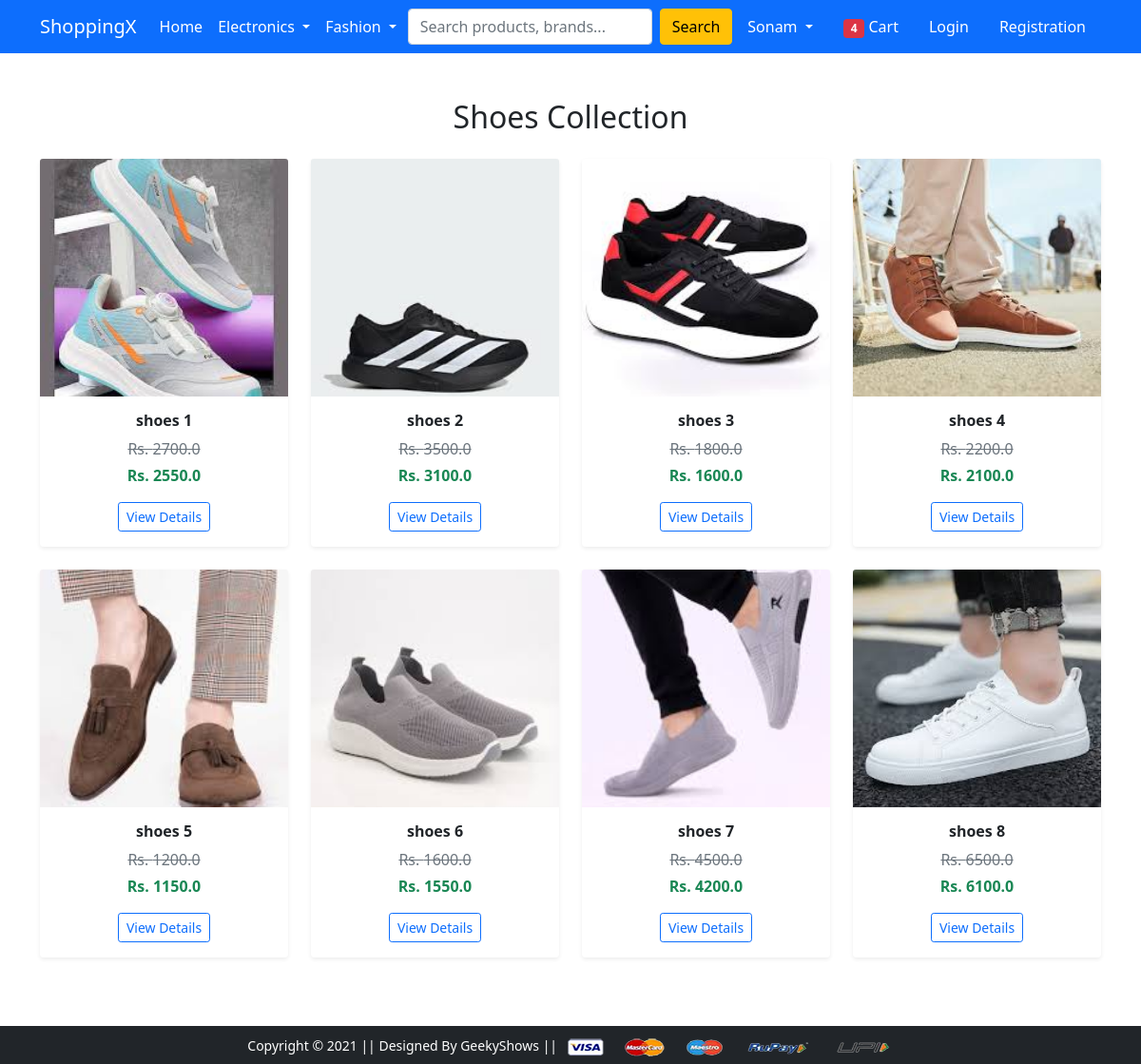
/shoes/, run on the app's committed database.
### app/models.py (models this page shows, shortened)
class Product(models.Model):
    title = models.CharField(max_length=100)
    selling_price = models.FloatField()
    discounted_price = models.FloatField()
    description = models.TextField()
    brand = models.CharField(max_length=100)
    category = models.CharField(choices=CATEGORY_CHOICES, max_length=2)
    product_image = models.ImageField(upload_to='productimg')

### app/views.py (the view)
# urls.py: path('shoes/', views.shoes, name='shoes'),
def shoes(request, data=None):
    if data is None:
        shoes = Product.objects.filter(category='S')  # All shoes
    elif data.upper() in ['KNCHDE', 'MYNOT']:  # Match your brands here
        shoes = Product.objects.filter(category='S', brand=data)
    elif data == 'below':
        shoes = Product.objects.filter(category='S', discounted_price__lt=2500)
    elif data == 'above':
        shoes = Product.objects.filter(category='S', discounted_price__gt=3000)
    else:
        shoes = Product.objects.filter(category='S')
    return render(request, 'app/shoes.html', {'shoes': shoes})

### app/templates/app/shoes.html (shortened to what this page needs)
{% extends 'app/base.html' %}
{% load static %}
{% block main-content %}
<div class="container my-5">
  <h2 class="text-center mb-4">Shoes Collection</h2>
  <div class="row">
    {% for s in shoes %}
    <div class="col-md-3 col-sm-6 mb-4">
      <div class="card shadow-sm border-0">
        <a href="{% url 'product-detail' s.id %}">
          <img src="{{ s.product_image.url }}" class="card-img-top" alt="{{ s.title }}" style="height: 250px; object-fit: cover;">
        </a>
        <div class="card-body text-center">
          <h6 class="fw-bold">{{ s.title }}</h6>
          <p class="text-muted mb-1">
            <del>Rs. {{ s.selling_price }}</del>
          </p>
          <p class="fw-bold text-success">Rs. {{ s.discounted_price }}</p>
          <a href="{% url 'product-detail' s.id %}" class="btn btn-outline-primary btn-sm">View Details</a>
        </div>
      </div>
    </div>
    {% empty %}
    <p class="text-center text-muted">No shoes available at the moment.</p>
    {% endfor %}
  </div>
</div>
{% endblock main-content %}

### data on the page
Product: product_image (picture), title "shoes 1", selling_price "2700.0", discounted_price "2550.0"
Product: product_image (picture), title "shoes 2", selling_price "3500.0", discounted_price "3100.0"
Product: product_image (picture), title "shoes 3", selling_price "1800.0", discounted_price "1600.0"
Product: product_image (picture), title "shoes 4", selling_price "2200.0", discounted_price "2100.0"
Product: product_image (picture), title "shoes 5", selling_price "1200.0", discounted_price "1150.0"
Product: product_image (picture), title "shoes 6", selling_price "1600.0", discounted_price "1550.0"
Product: product_image (picture), title "shoes 7", selling_price "4500.0", discounted_price "4200.0"
Product: product_image (picture), title "shoes 8", selling_price "6500.0", discounted_price "6100.0"
